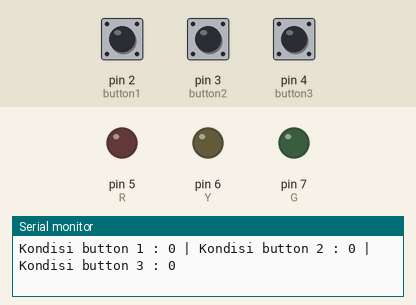
Bench run of a sketch on a simulated Arduino Uno, built with avr-gcc and run on an emulated ATmega328P. Shown: output pins drawn as LEDs (lit = HIGH), the last lines printed to the serial monitor. The inputs (shaded band) are chosen by the test bench; at power-on: pin 2 (button1) LOW, pin 3 (button2) LOW, pin 4 (button3) LOW.

Above: at 1.2 s.
1.3 s: pin 2 (button1) pulled HIGH for 0.15 s
At 4.2 s:
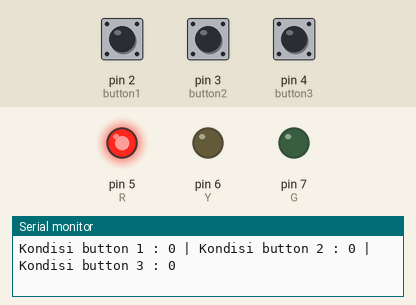
4.4 s: pin 3 (button2) pulled HIGH for 0.15 s
At 4.55 s:
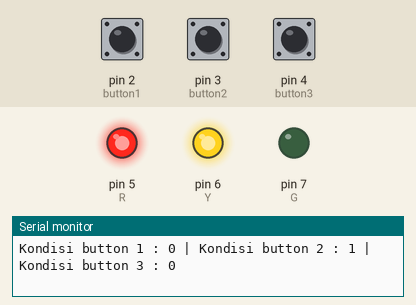
6.1 s: pin 4 (button3) pulled HIGH for 0.15 s
At 6.28 s:
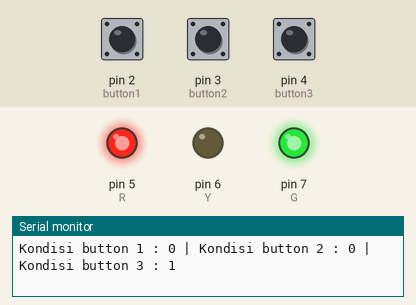
7.8 s: pin 2 (button1) pulled HIGH for 1 s
At 10.3 s:
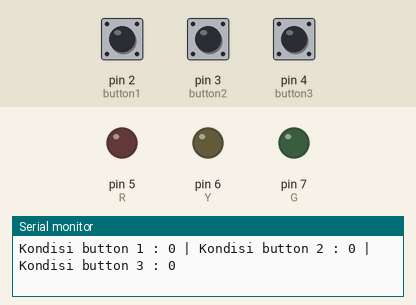
11.8 s: pin 3 (button2) pulled HIGH for 1 s
At 12.6 s:
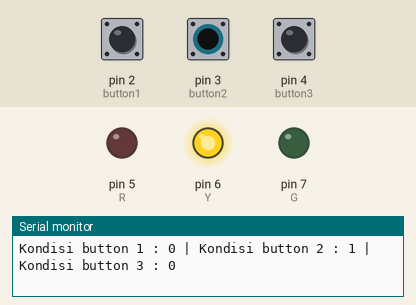
14.4 s: pin 4 (button3) pulled HIGH for 1 s
At 15.0 s:
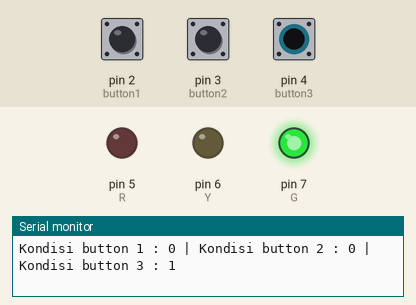
Timing chart, 0 to 17.4 s (numbered marks = the images above; inputs shaded):
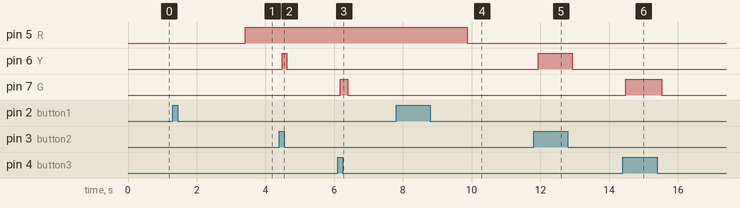

The sketch:

1.fungsiAndButton.ino
```cpp
//variable button
int button1 = 2;
int button2 = 3;
int button3 = 4;

//variable LED
int R = 5;
int Y = 6;
int G = 7;

//addon variable
int key1 = 0;

void setup() {
  // put your setup code here, to run once:
  Serial.begin(9600);

  //setup pin mode
  pinMode(button1,INPUT);
  pinMode(button2,INPUT);
  pinMode(button3,INPUT);

  pinMode(R,OUTPUT);
  pinMode(Y,OUTPUT);
  pinMode(G,OUTPUT);

}

void loop() {

  //read button condition
  int readButton1 = digitalRead(button1);
  int readButton2 = digitalRead(button2);
  int readButton3 = digitalRead(button3);

  //print Serial
  Serial.print("Kondisi button 1 : "); Serial.print(readButton1);
  Serial.print(" | Kondisi button 2 : "); Serial.print(readButton2);
  Serial.print(" | Kondisi button 3 : "); Serial.print(readButton3);
  Serial.println();

  //logic

  //start of button 1
  if(readButton1 == 1 && key1 == 0){
    delay(2000);
    digitalWrite(R,HIGH);
    key1 = 1;
  }else if(readButton1 == 1 && key1 == 1){
    delay(2000);
    digitalWrite(R,LOW);
  }
  //end of button 1

  //start of button 2
   if(readButton2 == 1){
    digitalWrite(Y,HIGH);
   }else{
    digitalWrite(Y,LOW);
   }
   //end of button 2

   //start of button 3
    if(readButton3 == 1){
      digitalWrite(G,HIGH);
    }else{
      digitalWrite(G,LOW);
    }
   //end of button 3

}
```

Measured:
- after the input at 1.3 s, pin 5 (R): LOW → HIGH after 2.1 s
- after the input at 4.4 s, pin 6 (Y): LOW → HIGH after 0.08 s, → LOW 0.14 s later
- after the input at 6.1 s, pin 7 (G): LOW → HIGH after 0.08 s, → LOW 0.21 s later
- after the input at 7.8 s, pin 5 (R): HIGH → LOW after 2.1 s
- after the input at 11.8 s, pin 6 (Y): LOW → HIGH after 0.13 s, → LOW 0.99 s later
- after the input at 14.4 s, pin 7 (G): LOW → HIGH after 0.08 s, → LOW 1.1 s later
